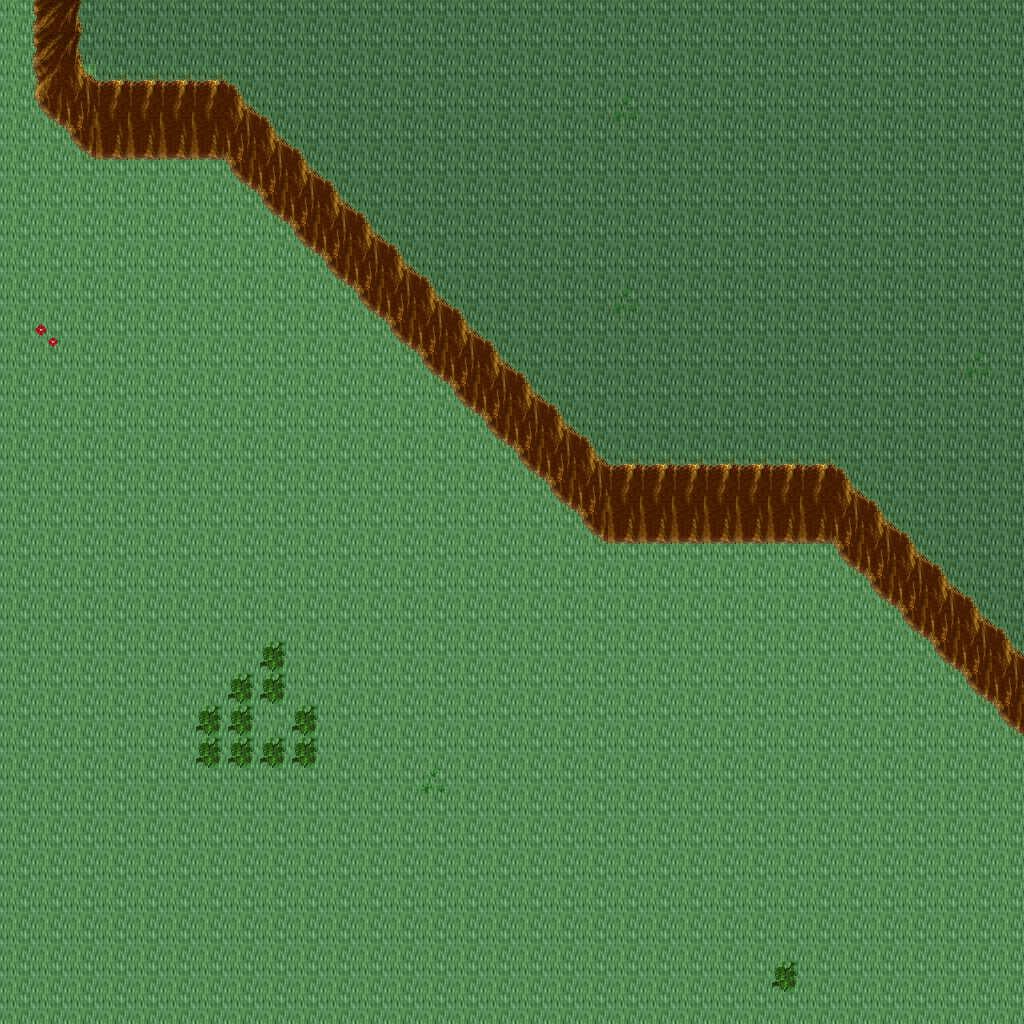

This game map was drawn from its Tiled (.tmx) file and the tilesets committed beside it. A one-line description and the trimmed map source follow:
An orthogonal 32x32 tile map with 32x32 px tiles, 5 tile layers (Ground, Objects, Objects2, Above, ...), 1 hidden layer not drawn, 27 tilesets.

<map version="1.10" tiledversion="1.11.0" orientation="orthogonal" renderorder="right-down" width="32" height="32" tilewidth="32" tileheight="32" infinite="0" nextlayerid="11" nextobjectid="1">
 <tileset firstgid="1" name="ground_ground" tilewidth="32" tileheight="32" tilecount="33" columns="3">
  <image source="../drawable/ground_ground.png" width="96" height="352" />
 </tileset>
 <tileset firstgid="34" name="ground_brown_paving" tilewidth="32" tileheight="32" tilecount="2" columns="2">
  <image source="../drawable/ground_brown_paving.png" width="64" height="32" />
 </tileset>
 <tileset firstgid="36" name="ground_water_water_bubbles" tilewidth="32" tileheight="32" tilecount="32" columns="8">
  <image source="../drawable/ground_water_water_bubbles.png" width="256" height="128" />
 </tileset>
 <tileset firstgid="68" name="ground_grass_edges" tilewidth="32" tileheight="32" tilecount="36" columns="12">
  <image source="../drawable/ground_grass_edges.png" width="384" height="96" />
 </tileset>
 <tileset firstgid="104" name="ground_ridge_earth_dark" tilewidth="32" tileheight="32" tilecount="96" columns="12">
  <image source="../drawable/ground_ridge_earth_dark.png" width="384" height="256" />
 </tileset>
 <tileset firstgid="200" name="plant_flower_daisy_red" tilewidth="32" tileheight="32" tilecount="8" columns="2">
  <image source="../drawable/plant_flower_daisy_red.png" width="64" height="128" />
 </tileset>
 <tileset firstgid="208" name="plant_grasses" tilewidth="32" tileheight="32" tilecount="6" columns="3">
  <image source="../drawable/plant_grasses.png" width="96" height="64" />
 </tileset>
 <tileset firstgid="214" name="plant_flower_daisy_white" tilewidth="32" tileheight="32" tilecount="8" columns="2">
  <image source="../drawable/plant_flower_daisy_white.png" width="64" height="128" />
 </tileset>
 <tileset firstgid="222" name="plant_leaves" tilewidth="32" tileheight="32" tilecount="8" columns="4">
  <image source="../drawable/plant_leaves.png" width="128" height="64" />
 </tileset>
 <tileset firstgid="230" name="ground_grass_corners" tilewidth="32" tileheight="32" tilecount="24" columns="6">
  <image source="../drawable/ground_grass_corners.png" width="192" height="128" />
 </tileset>
 <tileset firstgid="254" name="plant_flower_daisy_blue" tilewidth="32" tileheight="32" tilecount="8" columns="2">
  <image source="../drawable/plant_flower_daisy_blue.png" width="64" height="128" />
 </tileset>
 <tileset firstgid="262" name="building_fence_fence_chunky" tilewidth="32" tileheight="32" tilecount="21" columns="3">
  <image source="../drawable/building_fence_fence_chunky.png" width="96" height="224" />
 </tileset>
 <tileset firstgid="283" name="ground_rock_pebbles" tilewidth="32" tileheight="32" tilecount="3" columns="1">
  <image source="../drawable/ground_rock_pebbles.png" width="32" height="96" />
 </tileset>
 <tileset firstgid="286" name="plant_tree_tree_darkgreen" tilewidth="32" tileheight="32" tilecount="88" columns="8">
  <image source="../drawable/plant_tree_tree_darkgreen.png" width="256" height="352" />
 </tileset>
 <tileset firstgid="374" name="plant_bush_bushes" tilewidth="32" tileheight="32" tilecount="10" columns="5">
  <image source="../drawable/plant_bush_bushes.png" width="160" height="64" />
 </tileset>
 <tileset firstgid="384" name="logic_creature_rodent" tilewidth="32" tileheight="32" tilecount="8" columns="8">
  <image source="../drawable/logic_creature_rodent.png" width="256" height="32" />
 </tileset>
 <tileset firstgid="392" name="logic_item_corn" tilewidth="32" tileheight="32" tilecount="5" columns="5">
  <image source="../drawable/logic_item_corn.png" width="160" height="32" />
 </tileset>
 <tileset firstgid="397" name="logic_item_resources" tilewidth="32" tileheight="32" tilecount="6" columns="6">
  <image source="../drawable/logic_item_resources.png" width="192" height="32" />
 </tileset>
 <tileset firstgid="403" name="logic_creature_gnome" tilewidth="32" tileheight="32" tilecount="6" columns="6">
  <image source="../drawable/logic_creature_gnome.png" width="192" height="32" />
 </tileset>
 <tileset firstgid="409" name="logic_item_mushroom" tilewidth="32" tileheight="32" tilecount="6" columns="6">
  <image source="../drawable/logic_item_mushroom.png" width="192" height="32" />
 </tileset>
 <tileset firstgid="415" name="logic_item_sheepfood" tilewidth="32" tileheight="32" tilecount="1" columns="1">
  <image source="../drawable/logic_item_sheepfood.png" width="32" height="32" />
 </tileset>
 <tileset firstgid="416" name="logic_creature_animal" tilewidth="32" tileheight="32" tilecount="32" columns="8">
  <image source="../drawable/logic_creature_animal.png" width="256" height="128" />
 </tileset>
 <tileset firstgid="448" name="logic_item_vegetable" tilewidth="32" tileheight="32" tilecount="16" columns="8">
  <image source="../drawable/logic_item_vegetable.png" width="256" height="64" />
 </tileset>
 <tileset firstgid="464" name="logic_collision" tilewidth="32" tileheight="32" tilecount="1" columns="1">
  <image source="../drawable/logic_collision.png" width="32" height="32" />
 </tileset>
 <tileset firstgid="465" name="logic_item_herb" tilewidth="32" tileheight="32" tilecount="5" columns="5">
  <image source="../drawable/logic_item_herb.png" width="160" height="32" />
 </tileset>
 <tileset firstgid="470" name="ground_green_paving" tilewidth="32" tileheight="32" tilecount="18" columns="3">
  <image source="../drawable/ground_green_paving.png" width="96" height="192" />
 </tileset>
 <tileset firstgid="488" name="logic_creature_reptile" tilewidth="32" tileheight="32" tilecount="7" columns="7">
  <image source="../drawable/logic_creature_reptile.png" width="224" height="32" />
 </tileset>
 <layer id="1" name="Ground" width="32" height="32">
  <data>[1024 cells, 1024 non-empty, 2 distinct tile ids]</data>
 </layer>
 <layer id="2" name="Objects" width="32" height="32">
  <data>[1024 cells, 119 non-empty, 12 distinct tile ids]</data>
 </layer>
 <layer id="3" name="Objects2" width="32" height="32">
  <data>[1024 cells, 11 non-empty, 1 distinct tile ids]</data>
 </layer>
 <layer id="4" name="Above" width="32" height="32">
  <data>[1024 cells, 0 non-empty, 0 distinct tile ids]</data>
 </layer>
 <layer id="5" name="Above2" width="32" height="32">
  <data>[1024 cells, 0 non-empty, 0 distinct tile ids]</data>
 </layer>
 <layer id="6" name="Walkable" width="32" height="32" visible="0">
  <data>[1024 cells, 107 non-empty, 1 distinct tile ids]</data>
 </layer>
 <objectgroup id="7" name="Mapevents" />
 <objectgroup id="8" name="Spawn" />
 <objectgroup id="9" name="Keys" />
 <objectgroup id="10" name="Replace" />
</map>
